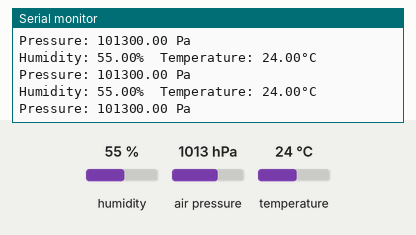
This sketch was run on a simulated Arduino Uno, built with avr-gcc and run on an emulated ATmega328P. Parts: the last lines printed to the serial monitor. The test bench sets the inputs (shaded band); at power-on: temperature 24 °C, humidity 55 %, air pressure 1013 hPa.

Above: at 10.8 s.
10.9 s: temperature set to 12 °C
At 13.0 s:
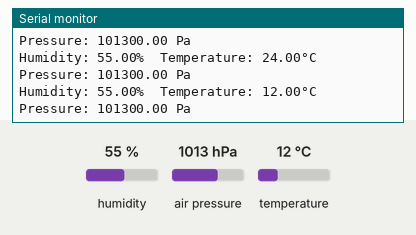
13.9 s: temperature set to 8 °C
At 21.6 s:
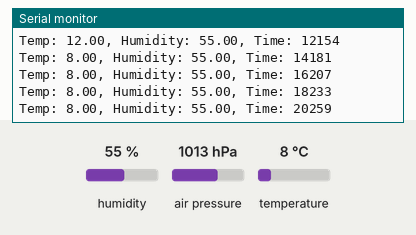
Timing chart, 0 to 23.1 s (numbered marks = the images above; inputs shaded):
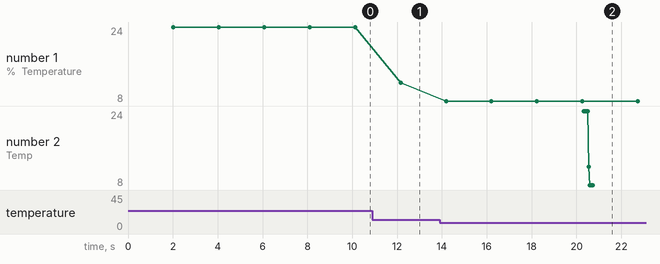

Measured:
- the behaviour switches between 10 and 9 °C on temperature (found by bisection; images 1 and 2)
- after the input at 10.9 s, the serial monitor: prints a new line after 1.3 s (image 1)
- after the input at 13.9 s, the serial monitor: prints a new line after 0.28 s (image 2)
- plotted number 1: 24 → 12 after the input at 10.9 s, 12 → 8 after the input at 13.9 s

The sketch:

humidity.ino
```cpp
#include "DHT.h"
#include <Wire.h> // Required for I2C communication
#include <Adafruit_Sensor.h>
#include <Adafruit_BMP280.h> // For BMP280 air pressure sensor, assuming you're using this model

#define DHTPIN 3  // what digital pin we're connected to
#define DHTTYPE DHT11   // DHT 11

DHT dht(DHTPIN, DHTTYPE);

struct SensorData {
    float temperature;
    float humidity;
    unsigned long timestamp;
};

const int maxReadings = 10;
SensorData readings[maxReadings];
int currentReading = 0;

Adafruit_BMP280 bmp;

void setup() {
  Serial.begin(9600);
  dht.begin();
  if (!bmp.begin(0x77)) {
    Serial.println("Could not find a valid BMP280 sensor, check wiring!");
  }
}

void loop() {
  delay(2000);

  // Reading temperature or humidity takes about 250 milliseconds!
  float humidity = dht.readHumidity();
  // Read temperature as Celsius (the default)
  float temperature = dht.readTemperature();
  float pressure = bmp.readPressure(); // Read the air pressure

  // Check if any reads failed and exit early (to try again).
  if (isnan(humidity) || isnan(temperature)) {
    Serial.println("Failed to read from DHT sensor!");
    return;
  }

  collectData(temperature, humidity);

  Serial.print("Humidity: ");
  Serial.print(humidity);
  Serial.print("%  Temperature: ");
  Serial.print(temperature);
  Serial.println("°C ");
  Serial.print("Pressure: ");
  Serial.print(pressure);
  Serial.println(" Pa");

  if (currentReading == maxReadings) {
      for (int i = 0; i < maxReadings; i++) {
          Serial.print("Temp: ");
          Serial.print(readings[i].temperature);
          Serial.print(", Humidity: ");
          Serial.print(readings[i].humidity);
          Serial.print(", Time: ");
          Serial.println(readings[i].timestamp);
      }
  }
}

void collectData(float temperature, float humidity) {
    if (currentReading < maxReadings) {
        readings[currentReading].temperature = temperature;
        readings[currentReading].humidity = humidity;
        readings[currentReading].timestamp = millis();
        currentReading++;
    } else {
        // Array is full, you can handle it or reset for simplicity
        currentReading = 0; // Reset index to start overwriting old data
    }
}
```
